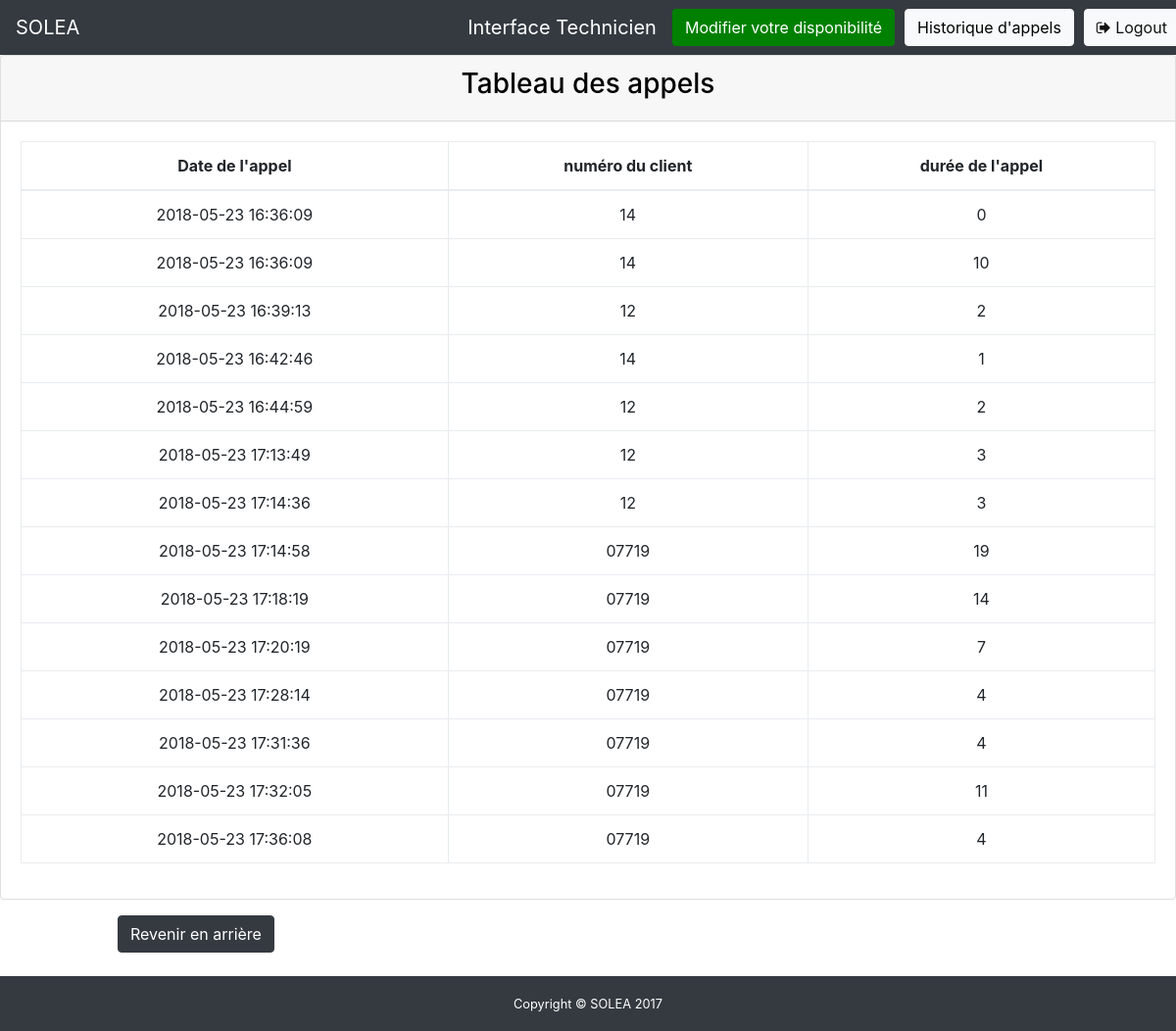
The app's page /appels.php (signed in), older data.
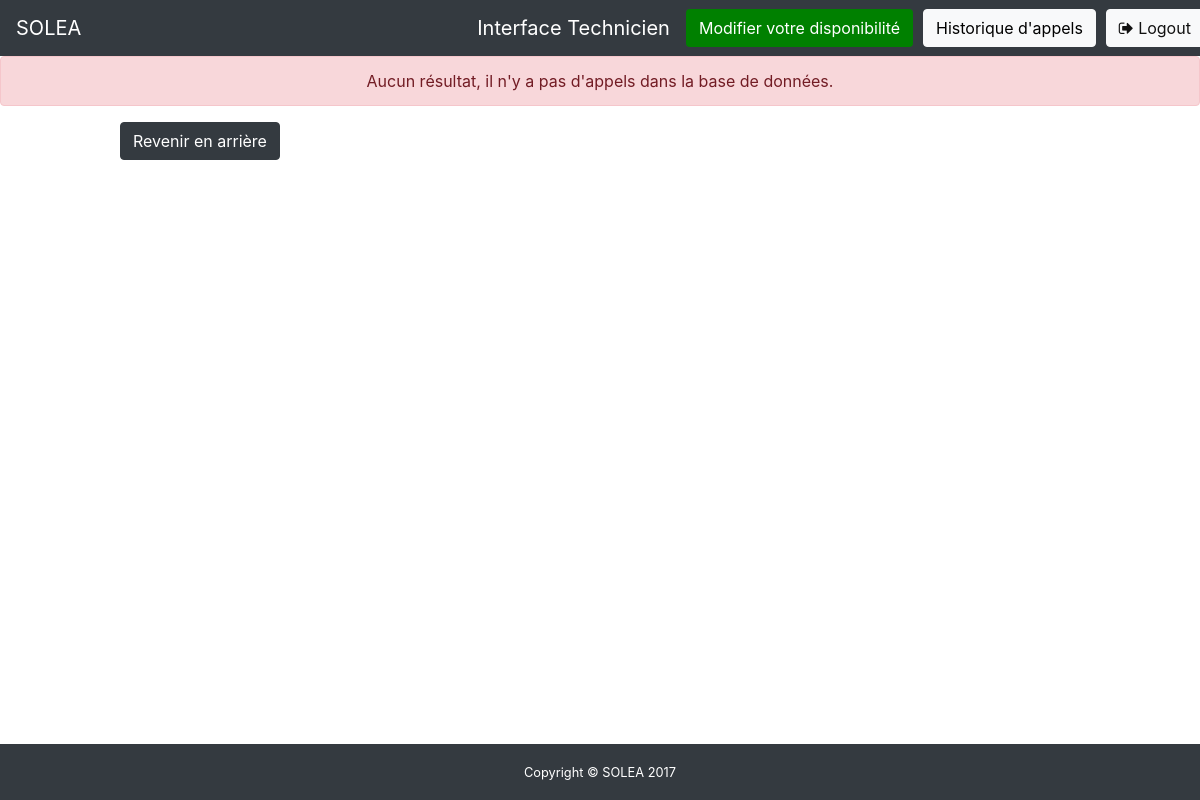
The same page, newer data.
### tables this page shows
CREATE TABLE `cdr` (
  `calldate` datetime NOT NULL DEFAULT '0000-00-00 00:00:00',
  `clid` varchar(80) NOT NULL DEFAULT '',
  `src` varchar(80) NOT NULL DEFAULT '',
  `dst` varchar(80) NOT NULL DEFAULT '',
  `dcontext` varchar(80) NOT NULL DEFAULT '',
  `channel` varchar(80) NOT NULL DEFAULT '',
  `dstchannel` varchar(80) NOT NULL DEFAULT '',
  `lastapp` varchar(80) NOT NULL DEFAULT '',
  `lastdata` varchar(80) NOT NULL DEFAULT '',
  `duration` int(11) NOT NULL DEFAULT '0',
  `billsec` int(11) NOT NULL DEFAULT '0',
  `disposition` varchar(45) NOT NULL DEFAULT '',
  `amaflags` int(11) NOT NULL DEFAULT '0',
  `accountcode` varchar(20) NOT NULL DEFAULT '',
  `uniqueid` varchar(32) NOT NULL DEFAULT '',
  `userfield` varchar(255) NOT NULL DEFAULT '',
  `peeraccount` varchar(20) NOT NULL DEFAULT '',
  `linkedid` varchar(32) NOT NULL DEFAULT '',
  `sequence` int(11) NOT NULL DEFAULT '0'
);

### appels.php (the view, shortened to what this page needs)
<?php
require 'pdo.php';
$bdd = new PDO('mysql:host=' . $PARAM_hote . ';dbname=' . $PARAM_nom_bd . ';charset=utf8', $PARAM_utilisateur, $PARAM_mot_passe);
include "include/head.php";
?>
<?php
$phones_historic_request = 'SELECT * FROM cdr';
$phones_historic = $bdd->query($phones_historic_request);
$num_rows = $phones_historic->rowCount();
if($num_rows==0){
	echo "	<div class='alert alert-danger' style='text-align:center;' role='alert'>
				Aucun résultat, il n'y a pas d'appels dans la base de données.
  			</div>";
}
else{
echo "  <div class='card mb-3'>
			<div class='card-header'>
				<h3 style='text-align:center; color:black;'>Tableau des appels</h1>
			</div>
			<div class='card-body'>
				<div class='table-responsive'>
					<table class='table table-bordered' id='dataTable' width='100%' cellspacing='0'  style='text-align:center;'>
						<thead>
							<tr>
								<th>Date de l'appel</th>
								<th>numéro du client</th>
								<th>durée de l'appel</th>
							</tr>
						</thead>
						<tbody>";
							while ($array_phones_historic = $phones_historic->fetch()) {
								?>
								<td><?php echo $array_phones_historic["calldate"] ?></td>
								<td><?php echo $array_phones_historic["dst"] ?></td>
								<td><?php echo $array_phones_historic["duration"] ?></td>
								<?php }?>
								</tbody>
					</table>
				</div>
			</div>
		</div>
<?php } ?>
				<div>
				<a href="technicien.php"><button type=button class="btn btn-dark" style="margin-left:10%;margin-bottom:2%;">Revenir en arrière</button></a>
				</div>
<?php
include "include/foot.php";
?>
</body>
</html>

Row changes from the older to the newer data that the page shows:
removed cdr: calldate "2018-05-23 16:36:09", dst "14", duration "0"
removed cdr: calldate "2018-05-23 16:36:09", dst "14", duration "10"
removed cdr: calldate "2018-05-23 16:39:13", dst "12", duration "2"
removed cdr: calldate "2018-05-23 16:42:46", dst "14", duration "1"
removed cdr: calldate "2018-05-23 16:44:59", dst "12", duration "2"
removed cdr: calldate "2018-05-23 17:13:49", dst "12", duration "3"
removed cdr: calldate "2018-05-23 17:14:36", dst "12", duration "3"
removed cdr: calldate "2018-05-23 17:14:58", dst "07719", duration "19"
removed cdr: calldate "2018-05-23 17:18:19", dst "07719", duration "14"
removed cdr: calldate "2018-05-23 17:20:19", dst "07719", duration "7"
removed cdr: calldate "2018-05-23 17:28:14", dst "07719", duration "4"
removed cdr: calldate "2018-05-23 17:31:36", dst "07719", duration "4"
removed cdr: calldate "2018-05-23 17:32:05", dst "07719", duration "11"
removed cdr: calldate "2018-05-23 17:36:08", dst "07719", duration "4"
Text that changed along with them:
text no longer shown: "Tableau des appels Date de l'appel numéro du client durée de l'appel"
text now shown: "Aucun résultat, il n'y a pas d'appels dans la base de données."
